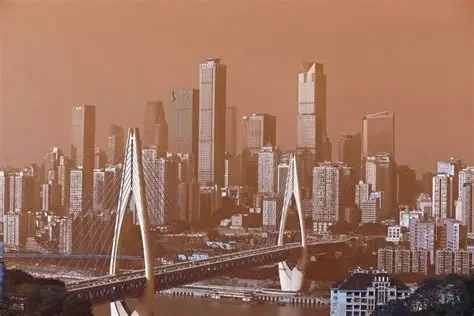
#> input picture cvstudey/chapter-3/resource/chongqing_bridge.jpg, 474 x 316 px
$ python 1_cv2.boxFilter_cv.blur.py
#> lines starting #> are read from the running program, lines starting #| are printed output that depends on the picture
import cv2 as cv
import numpy as np
import matplotlib.pyplot as plt
import scipy

# 使用 SimHei 黑体 (Windows)
plt.rcParams['font.sans-serif'] = ['SimHei']  # 指定默认字体
plt.rcParams['axes.unicode_minus'] = False  # 解决负号'-'显示为方块的问题

path = '../resource/chongqing_bridge.jpg'

img = cv.imread(path, cv.IMREAD_COLOR_RGB)
#> img is the input picture: shape (316, 474, 3); mean B, G, R 95, 114, 156
assert img is not None, '图片不存在，请检查路径是否正确'

# 滤波模板形状 （模板形状需要为奇数3，5，7，...）
kernel_3 = (3, 3)
kernel_5 = (5, 5)
kernel_7 = (7, 7)

# 使用 cv2.boxFilter()
# 均值滤波
A_i = cv.boxFilter(img, -1, kernel_3)
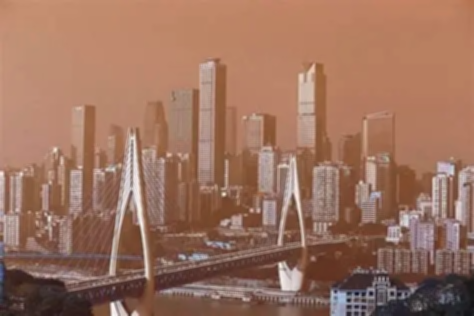
#> A_i: shape (316, 474, 3); mean B, G, R 95, 114, 156
A_ii = cv.boxFilter(img, -1, kernel_5)
A_iii = cv.boxFilter(img, -1, kernel_7)
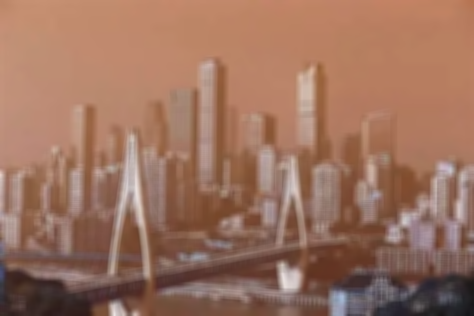
#> A_iii: shape (316, 474, 3); mean B, G, R 95, 114, 156

# 使用 cv2.blur()
# 均值滤波
B_i = cv.blur(img, kernel_3)    # kernel_3 = (3, 3)
B_ii = cv.blur(img, kernel_5)   # kernel_5 = (5, 5)
B_iii = cv.blur(img, kernel_7)  # kernel_7 = (7, 7)

plt.figure(figsize=(10, 10))
plt.subplot(3,3,1), plt.imshow(img), plt.title('Original')
plt.subplot(3,3,4), plt.imshow(A_i), plt.title('cv2.boxFilter - kernel 3×3')
plt.subplot(3,3,5), plt.imshow(A_ii), plt.title('cv2.boxFilter - kernel 5×5')
plt.subplot(3,3,6), plt.imshow(A_iii), plt.title('cv2.boxFilter - kernel 7×7')
plt.subplot(3,3,7), plt.imshow(B_i), plt.title('cv2.blur - kernel 3×3')
plt.subplot(3,3,8), plt.imshow(B_ii), plt.title('cv2.blur - kernel 5×5')
plt.subplot(3,3,9), plt.imshow(B_iii), plt.title('cv2.blur - kernel 7×7')
plt.show()
#> figure, not shown here; B, G, R data is drawn as R, G, B
